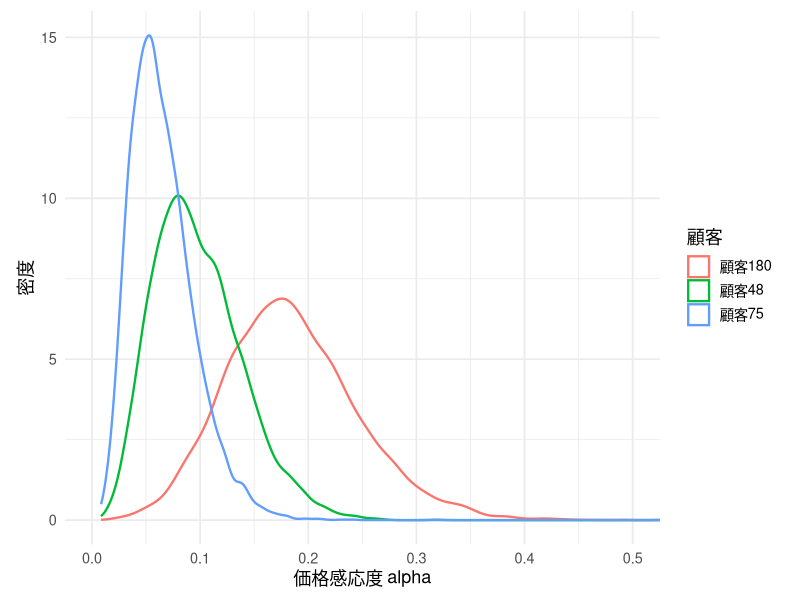
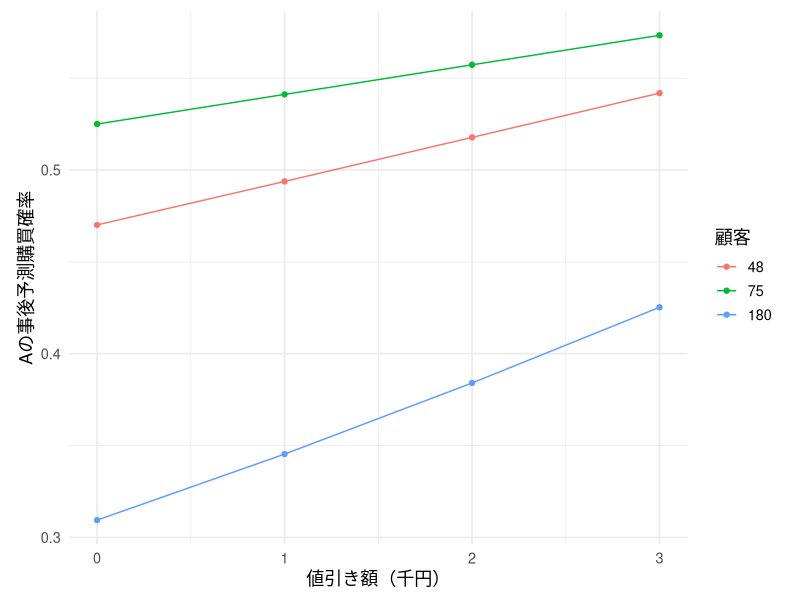
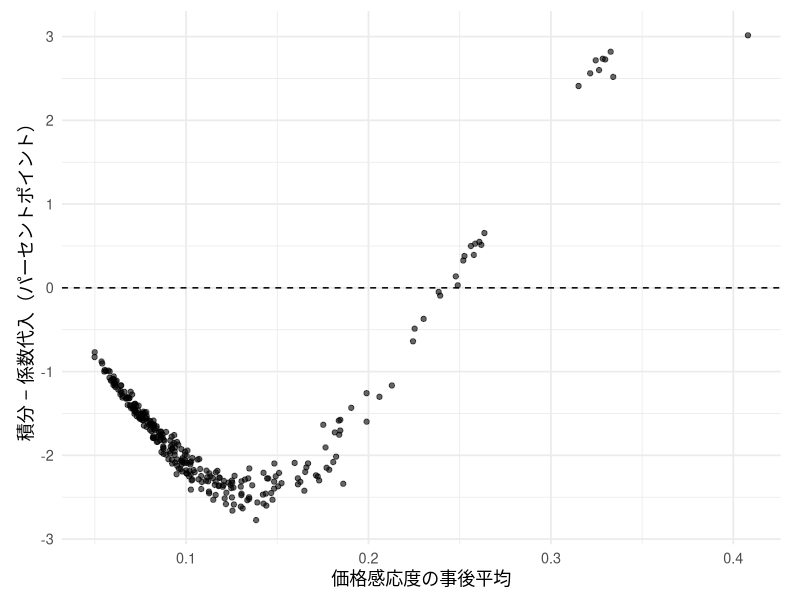
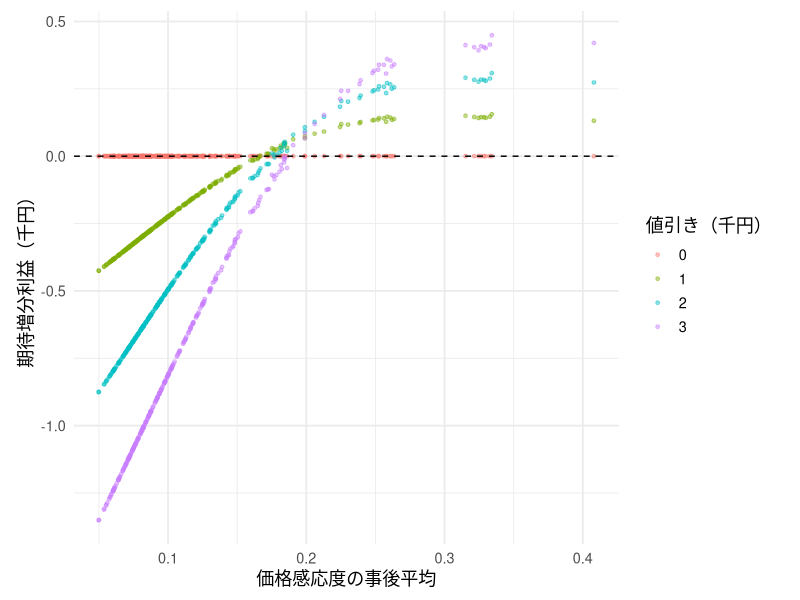
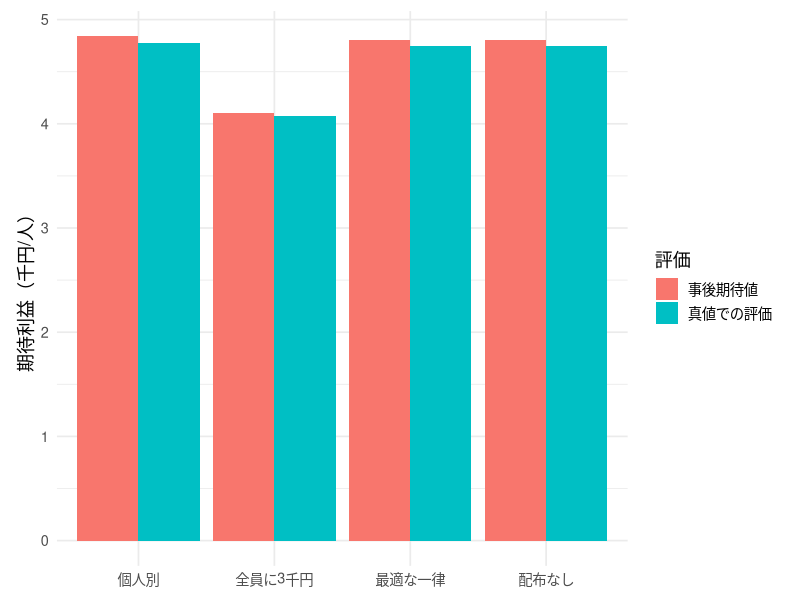
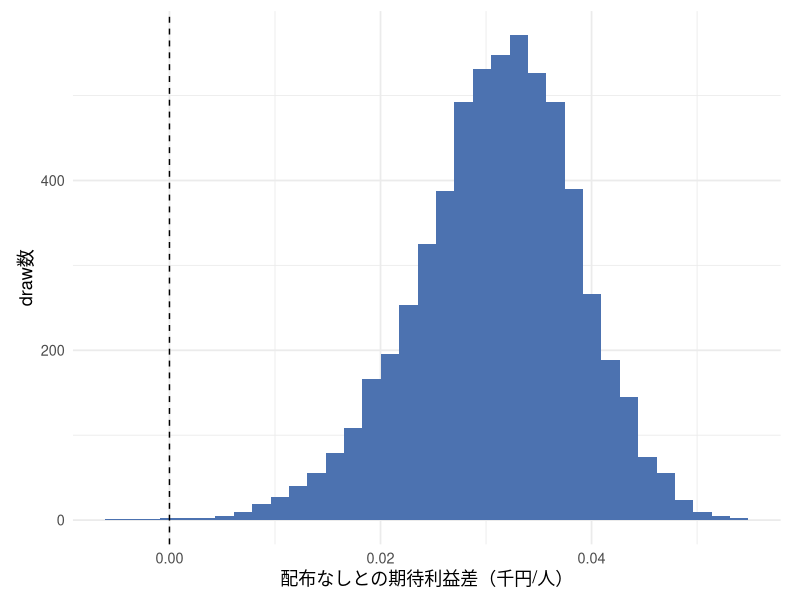
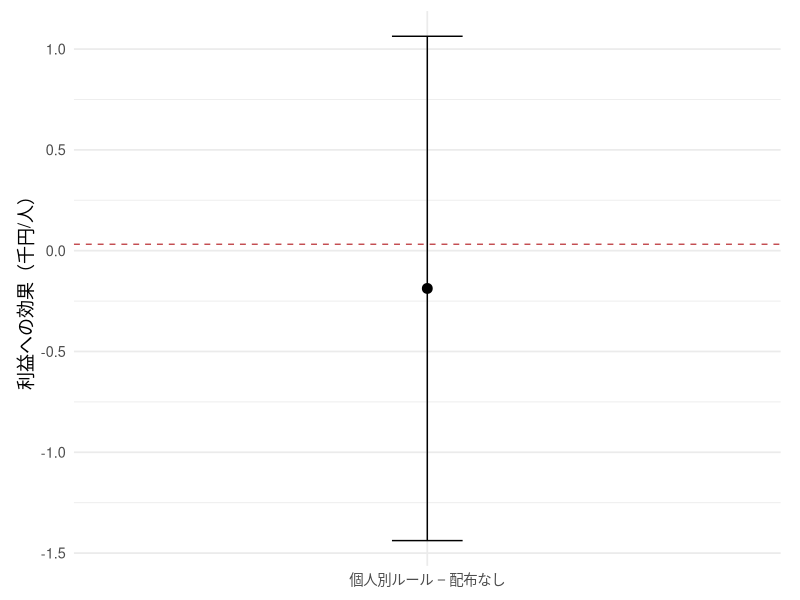

Generate these figures, in order, with R:
## ---- chunk 1
#| include: false
library(ggplot2)
library(dplyr)
library(tidyr)
library(knitr)

set.seed(202610)

theme_lecture <- function() {
  fam <- if (Sys.info()[["sysname"]] == "Darwin") "Hiragino Sans" else ""
  theme_minimal(base_size = 13, base_family = fam) +
    theme(plot.margin = margin(8, 14, 8, 14))
}
theme_set(theme_lecture())
knitr::opts_chunk$set(fig.align = "center", dpi = 144)
options(scipen = 8)
## ---- chunk 2
# === CBC_DGP ===
choice_prob <- function(quality, price, alpha) {
  v <- quality - price * alpha
  vmax <- pmax(0, v[, 1], v[, 2])
  ev <- exp(v - vmax)
  cbind(outside = exp(-vmax), ev) / (exp(-vmax) + rowSums(ev))
}
simulate_cbc <- function(seed = 202607, N = 300, Ttrain = 8, Thold = 8) {
  set.seed(seed)
  beta_known <- c(battery12 = 0.5, nc = 0.8, major_brand = 0.3)
  mu_true <- log(0.12) - 0.6^2 / 2
  tau_true <- 0.6
  theta_true <- rnorm(N, mu_true, tau_true)
  make_tasks <- function(T) {
    id <- rep(seq_len(N), each = T)
    nr <- length(id)
    price <- matrix(sample(c(8, 12, 16), nr * 2, replace = TRUE), nr, 2)
    battery12 <- matrix(rbinom(nr * 2, 1, 0.5), nr, 2)
    nc <- matrix(rbinom(nr * 2, 1, 0.5), nr, 2)
    major_brand <- matrix(rbinom(nr * 2, 1, 0.5), nr, 2)
    quality <- beta_known[1] * battery12 + beta_known[2] * nc + beta_known[3] * major_brand
    prob <- choice_prob(quality, price, exp(theta_true[id]))
    choice <- vapply(seq_len(nr), function(r) sample(0:2, 1, prob = prob[r, ]), integer(1))
    list(id = id, price = price, battery12 = battery12, nc = nc,
         major_brand = major_brand, quality = quality, choice = choice, T = T)
  }
  list(train = make_tasks(Ttrain), test = make_tasks(Thold), N = N,
       beta_known = beta_known, theta_true = theta_true, mu_true = mu_true, tau_true = tau_true)
}
# === HB_ESTIMATION ===
individual_loglik <- function(theta, tasks, N) {
  v <- tasks$quality - tasks$price * exp(theta[tasks$id])
  vmax <- pmax(0, v[, 1], v[, 2])
  logden <- vmax + log(exp(-vmax) + rowSums(exp(v - vmax)))
  chosen <- numeric(length(tasks$choice))
  inside <- which(tasks$choice > 0)
  chosen[inside] <- v[cbind(inside, tasks$choice[inside])]
  as.vector(rowsum(chosen - logden, tasks$id, reorder = FALSE))
}
fit_hb <- function(dat, seed = 202609, n_iter = 16000, burn = 4000, thin = 4,
                   prior_mu = log(0.2), prior_mu_sd = 1.5,
                   prior_shape = 2, prior_rate = 0.5) {
  keep <- seq(burn + thin, n_iter, by = thin)
  one_chain <- function(chain) {
    set.seed(seed + chain)
    theta <- rep(prior_mu + c(-0.4, 0.4)[chain], dat$N)
    mu <- mean(theta); tau2 <- 0.5
    ll <- individual_loglik(theta, dat$train, dat$N)
    theta_draw <- matrix(NA_real_, length(keep), dat$N)
    mu_draw <- tau_draw <- numeric(length(keep))
    accepted <- numeric(dat$N); saved <- 0
    for (iteration in seq_len(n_iter)) {
      proposal <- theta + rnorm(dat$N, 0, 0.7)
      ll_new <- individual_loglik(proposal, dat$train, dat$N)
      logratio <- ll_new - ll + dnorm(proposal, mu, sqrt(tau2), log = TRUE) -
        dnorm(theta, mu, sqrt(tau2), log = TRUE)
      accept <- log(runif(dat$N)) < logratio
      theta[accept] <- proposal[accept]; ll[accept] <- ll_new[accept]
      if (iteration > burn) accepted <- accepted + accept
      variance_mu <- 1 / (dat$N / tau2 + 1 / prior_mu_sd^2)
      mean_mu <- variance_mu * (sum(theta) / tau2 + prior_mu / prior_mu_sd^2)
      mu <- rnorm(1, mean_mu, sqrt(variance_mu))
      tau2 <- 1 / rgamma(1, shape = prior_shape + dat$N / 2,
        rate = prior_rate + sum((theta - mu)^2) / 2)
      if (iteration %in% keep) {
        saved <- saved + 1
        theta_draw[saved, ] <- theta
        mu_draw[saved] <- mu; tau_draw[saved] <- sqrt(tau2)
      }
    }
    list(theta = theta_draw, mu = mu_draw, tau = tau_draw,
         acceptance = accepted / (n_iter - burn))
  }
  chains <- lapply(1:2, one_chain)
  list(theta = rbind(chains[[1]]$theta, chains[[2]]$theta),
       mu = c(chains[[1]]$mu, chains[[2]]$mu), tau = c(chains[[1]]$tau, chains[[2]]$tau),
       chain = rep(1:2, each = length(keep)), chains = chains,
       settings = c(n_iter = n_iter, burn = burn, thin = thin))
}
# === PREDICTION ===
predict_existing <- function(fit, tasks) {
  answer <- matrix(0, length(tasks$id), 3)
  for (b in seq_len(nrow(fit$theta))) {
    answer <- answer + choice_prob(tasks$quality, tasks$price, exp(fit$theta[b, tasks$id]))
  }
  answer / nrow(fit$theta)
}
predict_new <- function(fit, quality, price, n_integration = 80) {
  # 母集団パラメータの不確実性と新しい個人の異質性の両方を積分。
  nodes <- qnorm((seq_len(n_integration) - 0.5) / n_integration)
  answer <- matrix(0, nrow(price), 3)
  for (b in seq_along(fit$mu)) {
    for (z in nodes) {
      answer <- answer + choice_prob(quality, price, exp(fit$mu[b] + fit$tau[b] * z))
    }
  }
  answer / (length(fit$mu) * n_integration)
}
log_score <- function(prob, choice) -mean(log(pmax(prob[cbind(seq_along(choice), choice + 1)], 1e-12)))
split_rhat <- function(chain1, chain2) {
  n <- floor(length(chain1) / 2)
  z <- cbind(chain1[1:n], tail(chain1, n), chain2[1:n], tail(chain2, n))
  W <- mean(apply(z, 2, var)); B <- n * var(colMeans(z))
  sqrt(((n - 1) * W / n + B / n) / W)
}

## ---- chunk 3
#| label: lec7-hb-fit
dat <- simulate_cbc()
fit <- fit_hb(dat)
parameter_table <- data.frame(
  parameter = c("mu", "tau"), truth = c(dat$mu_true, dat$tau_true),
  posterior_mean = c(mean(fit$mu), mean(fit$tau)),
  lower = c(quantile(fit$mu, .025), quantile(fit$tau, .025)),
  upper = c(quantile(fit$mu, .975), quantile(fit$tau, .975)),
  split_Rhat = c(split_rhat(fit$chains[[1]]$mu,fit$chains[[2]]$mu),
                 split_rhat(fit$chains[[1]]$tau,fit$chains[[2]]$tau)))
kable(parameter_table, digits=3)
cat("holdoutの平均負の対数予測確率:",
    log_score(predict_existing(fit,dat$test),dat$test$choice),"\n")
## ---- chunk 4
#| label: fig-lec7-posteriors
#| fig-cap: "履歴から得た3人の価格感応度の事後分布"
alpha_mean <- colMeans(exp(fit$theta))
selected <- order(alpha_mean)[c(30,150,270)]
post_df <- data.frame(alpha=as.vector(exp(fit$theta[,selected])),
  customer=factor(rep(paste0("顧客",selected),each=nrow(fit$theta))))
ggplot(post_df,aes(alpha,color=customer))+geom_density(linewidth=.8)+
  coord_cartesian(xlim=c(0,.5))+labs(x="価格感応度 alpha",y="密度",color="顧客")
## ---- chunk 5
#| label: lec7-decision-functions
make_offer_tasks <- function(N, coupon) {
  list(id=seq_len(N), quality=matrix(rep(c(1.6,.8),each=N),N,2),
       price=matrix(rep(c(12-coupon,12),each=N),N,2))
}
coupons <- 0:3
cost <- 1
# draw × 顧客 × 施策。同じdrawで各施策を比較する。
q_draw <- array(NA_real_,c(nrow(fit$theta),dat$N,length(coupons)))
for (k in seq_along(coupons)) {
  tasks <- make_offer_tasks(dat$N,coupons[k])
  for (b in seq_len(nrow(fit$theta)))
    q_draw[b,,k] <- choice_prob(tasks$quality,tasks$price,exp(fit$theta[b,]))[,2]
}
q_mean <- apply(q_draw,c(2,3),mean)
profit_mean <- sweep(q_mean,2,12-coupons-cost,"*")
gain_mean <- profit_mean-profit_mean[,1]
best_index <- max.col(profit_mean,ties.method="first")
uniform_index <- which.max(colMeans(profit_mean))
chosen_coupon <- coupons[best_index]
kable(data.frame(coupon=coupons, purchase_probability=colMeans(q_mean),
                 profit=colMeans(profit_mean)),digits=4,
      caption="全員に同じクーポンを配った場合。金額は千円/人。")
## ---- chunk 6
#| label: fig-lec7-demand-curves
#| fig-cap: "同じ価格変更でも、予測される反応は顧客によって異なる"
curve_df <- expand.grid(coupon=coupons,customer=selected)
curve_df$prob <- mapply(function(c,i) q_mean[i,match(c,coupons)],
                       curve_df$coupon,curve_df$customer)
ggplot(curve_df,aes(coupon,prob,color=factor(customer)))+
  geom_line()+geom_point()+labs(x="値引き額（千円）",y="Aの事後予測購買確率",color="顧客")
## ---- chunk 7
#| label: fig-lec7-integrate
#| fig-cap: "事後平均の係数を代入した予測と、事後分布で積分した予測の差"
tasks0 <- make_offer_tasks(dat$N,0)
plugin_q <- choice_prob(tasks0$quality,tasks0$price,exp(colMeans(fit$theta)))[,2]
ggplot(data.frame(alpha=alpha_mean,difference=100*(q_mean[,1]-plugin_q)),
       aes(alpha,difference))+geom_point(alpha=.6)+geom_hline(yintercept=0,linetype=2)+
  labs(x="価格感応度の事後平均",y="積分 − 係数代入（パーセントポイント）")
## ---- chunk 8
#| label: fig-lec7-gains
#| fig-cap: "個人別の期待増分利益。値引きゼロの利益差は0。"
gain_df <- data.frame(id=rep(seq_len(dat$N),times=length(coupons)),
  alpha=rep(alpha_mean,times=length(coupons)),
  coupon=factor(rep(coupons,each=dat$N)),gain=as.vector(gain_mean))
ggplot(gain_df,aes(alpha,gain,color=coupon))+geom_point(alpha=.45,size=1)+
  geom_hline(yintercept=0,linetype=2)+
  labs(x="価格感応度の事後平均",y="期待増分利益（千円）",color="値引き（千円）")
## ---- chunk 9
#| label: lec7-policy-table
policy_index <- list("配布なし"=rep(1,dat$N),
  "全員に3千円"=rep(4,dat$N),
  "最適な一律"=rep(uniform_index,dat$N),"個人別"=best_index)
# 真値を使うのは検算だけ。施策の選択には使わない。
truth_q <- sapply(coupons,function(c) {
  z <- make_offer_tasks(dat$N,c)
  choice_prob(z$quality,z$price,exp(dat$theta_true))[,2]
})
truth_profit <- sweep(truth_q,2,12-coupons-cost,"*")
policy_table <- data.frame(policy=names(policy_index),
  posterior=sapply(policy_index,function(k) mean(profit_mean[cbind(seq_len(dat$N),k)])),
  truth=sapply(policy_index,function(k) mean(truth_profit[cbind(seq_len(dat$N),k)])))
kable(policy_table,digits=4,row.names=FALSE,caption="1人当たり期待利益（千円）")
## ---- chunk 10
#| label: fig-lec7-policy
#| fig-cap: "一律の施策と、個人別に選んだ施策の比較"
policy_table %>% pivot_longer(c(posterior,truth),names_to="evaluation",values_to="profit") %>%
  ggplot(aes(policy,profit,fill=evaluation))+geom_col(position="dodge")+
  scale_fill_discrete(labels=c(posterior="事後期待値",truth="真値での評価"))+
  labs(x=NULL,y="期待利益（千円/人）",fill="評価")
## ---- chunk 11
#| label: lec7-coupon-counts
kable(data.frame(coupon=coupons,customers=tabulate(best_index,nbins=4)),
      caption="個人別ルールが選んだクーポン")
## ---- chunk 12
#| label: fig-lec7-profit-uncertainty
#| fig-cap: "固定した個人別ルールと配布なしの、期待利益差の事後分布"
gain_draw <- numeric(nrow(fit$theta))
for (b in seq_len(nrow(fit$theta))) {
  qb <- q_draw[b,,]
  selected_q <- qb[cbind(seq_len(dat$N),best_index)]
  gain_draw[b] <- mean((12-chosen_coupon-cost)*selected_q-(12-cost)*qb[,1])
}
ggplot(data.frame(gain=gain_draw),aes(gain))+geom_histogram(bins=35,fill="#4C72B0")+
  geom_vline(xintercept=0,linetype=2)+labs(x="配布なしとの期待利益差（千円/人）",y="draw数")
## ---- chunk 13
#| label: lec7-gain-summary
kable(data.frame(mean=mean(gain_draw),lower=quantile(gain_draw,.025),
 upper=quantile(gain_draw,.975),prob_positive=mean(gain_draw>0)),digits=4,row.names=FALSE)
## ---- chunk 14
#| label: lec7-rct-results
set.seed(202610)
D <- rbinom(dat$N,1,.5)
assigned_index <- ifelse(D==1,best_index,1)
assigned_coupon <- coupons[assigned_index]
prob_buy <- truth_q[cbind(seq_len(dat$N),assigned_index)]
bought_A <- rbinom(dat$N,1,prob_buy)
observed_profit <- (12-assigned_coupon-cost)*bought_A
ate_profit <- mean(observed_profit[D==1])-mean(observed_profit[D==0])
se_profit <- sqrt(var(observed_profit[D==1])/sum(D==1)+
                  var(observed_profit[D==0])/sum(D==0))
true_policy_effect <- mean(truth_profit[cbind(seq_len(dat$N),best_index)]-truth_profit[,1])
rct_table <- data.frame(estimate=ate_profit,lower=ate_profit-1.96*se_profit,
                       upper=ate_profit+1.96*se_profit,truth=true_policy_effect)
kable(rct_table,digits=4)
## ---- chunk 15
#| label: fig-lec7-rct
#| fig-cap: "新しい購買機会でのランダム化実験。95%区間とモデル上の真の平均効果。"
ggplot(rct_table,aes(x="個人別ルール − 配布なし",y=estimate))+
  geom_point(size=3)+geom_errorbar(aes(ymin=lower,ymax=upper),width=.12)+
  geom_hline(yintercept=true_policy_effect,color="#C44E52",linetype=2)+
  labs(x=NULL,y="利益への効果（千円/人）")
